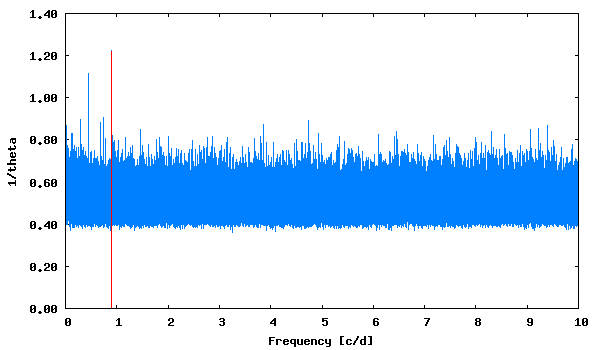

Write the gnuplot code that produced this figure.
set term png size 600,350 medium
set colors classic
set output "phase_lc_1.lk.png"
set xlabel "Frequency [c/d]"
set ylabel "1/theta"
set format y "%5.2f"
plot [] "lk.periodogram" using 1:2 with lines linecolor 3 title "", "<echo '0.891885  1.22'" with impulses linecolor 1 title ""
 
